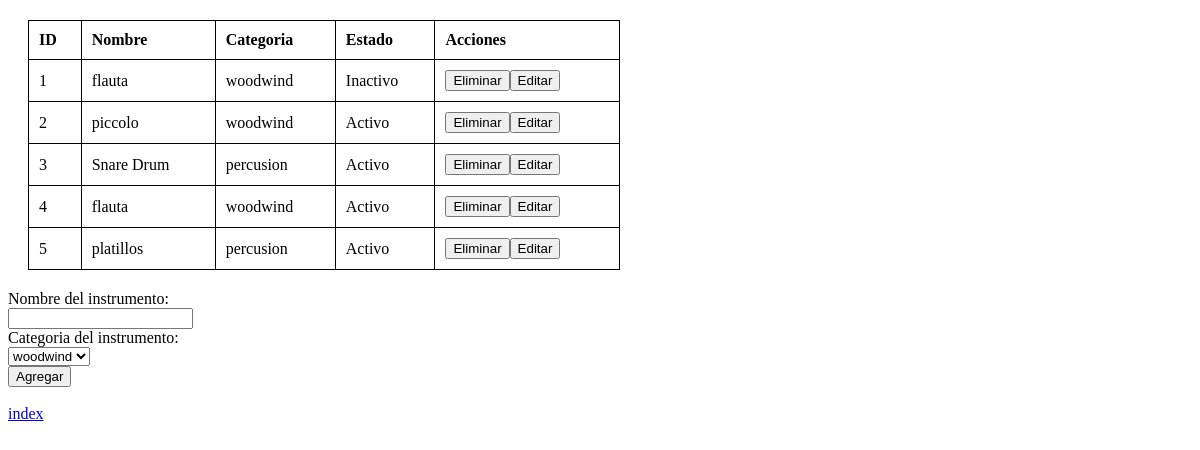
Screenshot of /view/instrumentosView.php with the database file from the repository.
### tables this page shows
CREATE TABLE `tbinstrumentos` (
  `tbinstrumentosid` int(11) NOT NULL,
  `tbinstrumentosnombre` varchar(500) NOT NULL,
  `tbinstrumentoscategoria` varchar(500) NOT NULL,
  `tbinstrumentosestado` tinyint(1) NOT NULL
);

### data/data.php (called while the page is built, shortened)
<?php
class Data
{
    public $server = "172.28.160.86";
    public $user = "root";
    public $password = "";
    public $db = "bdescuelamusica";
    public function __construct()
    {
        $this->conn = new mysqli($this->server, $this->user, $this->password, $this->db);
    }
}
?>

### business/instrumentosBusiness.php (called while the page is built, shortened)
<?php
include '../data/dataInstrumentos.php';
class instrumentosBusiness
{
    private $dataInstrumentos;
    public function __construct()
    {
        $this->dataInstrumentos = new dataInstrumentos();
    }
    public function getInstrumentos()
    {
        return $this->dataInstrumentos->getInstrumentos();
    }
}
?>

### data/dataInstrumentos.php (called while the page is built, shortened)
<?php
include_once 'data.php';
include '../domain/instrumentos.php';
class dataInstrumentos extends Data{
    public function getInstrumentos(){
        $sql = "SELECT * FROM tbinstrumentos";
        $result = $this->conn->query($sql);
        $instrumentos = [];
        while ($row = $result->fetch_assoc()) {
            $instrumento = new Instrumentos($row['tbinstrumentosid'], $row['tbinstrumentosnombre'], $row['tbinstrumentoscategoria'], $row['tbinstrumentosestado']);
            array_push($instrumentos, $instrumento);
        }
        return $instrumentos;
    }
}
?>

### domain/instrumentos.php (called while the page is built, shortened)
<?php
class instrumentos
{
    private $id;
    private $nombre;
    private $categoria;
    private $estado;
    public function __construct($id = "", $nombre = "", $categoria = "", $estado = "")
    {
        $this->id = $id;
        $this->nombre = $nombre;
        $this->categoria = $categoria;
        $this->estado = $estado;
    }
    public function getId()
    {
        return $this->id;
    }
    public function getNombre()
    {
        return $this->nombre;
    }
    public function getCategoria()
    {
        return $this->categoria;
    }
    public function getEstado()
    {
        return $this->estado;
    }
}

### business/categoriaBusiness.php (called while the page is built, shortened)
<?php
include '../data/dataCategoria.php';
class categoriaBusiness
{
    private $dataCategoria;
    public function __construct()
    {
        $this->dataCategoria = new dataCategoria();
    }
    public function getCategorias()
    {
        return $this->dataCategoria->getCategorias();
    }
}
?>

### data/dataCategoria.php (called while the page is built, shortened)
<?php
include_once 'data.php';
include '../domain/categoria.php';
class dataCategoria extends Data{
    public function getCategorias(){
        $sql = "SELECT * FROM tbcategoria";
        $result = $this->conn->query($sql);
        $categorias = [];
        while ($row = $result->fetch_assoc()) {
            $categoria = new Categoria($row['tbcategoriaid'], $row['tbcategorianombre'], $row['tbcategoriaestado']);
            array_push($categorias, $categoria);
        }
        return $categorias;
    }
}
?>

### domain/categoria.php (called while the page is built, shortened)
<?php
class Categoria
{
    public $nombre;
    public $estado;
    public function __construct($id = "", $nombre = "", $estado = "")
    {
        $this->nombre = $nombre;
        $this->estado = $estado;
    }
    public function getNombre()
    {
        return $this->nombre;
    }
    public function getEstado()
    {
        return $this->estado;
    }
}

### view/instrumentosView.php (the view, shortened to what this page needs)
<!DOCTYPE html>
<html lang="en">
<head>
    <link rel="stylesheet" href="/view/css/table.css">
</head>
<body>
    <div>
        <table>
            <thead>
                <th>ID</th>
                <th>Nombre</th>
                <th>Categoria</th>
                <th>Estado</th>
                <th>Acciones</th>
            </thead>
            <tbody>
                <?php
                include '../business/instrumentosBusiness.php';
                $instrumentosBusiness = new instrumentosBusiness();
                $instrumentos = $instrumentosBusiness->getInstrumentos();
                foreach ($instrumentos as $instrumento) {
                    echo "<tr>";
                    echo "<td>" . $instrumento->getId() . "</td>";
                    echo "<td>" . $instrumento->getNombre() . "</td>";
                    echo "<td>" . $instrumento->getCategoria() . "</td>";
                    echo "<td>";
                    if ($instrumento->getEstado() == 1) {
                        echo "Activo";
                    } else {
                        echo "Inactivo";
                    }
                    echo "</td>";
                    echo "<td>";
                    echo "<form method='post' action='../business/instrumentosActions.php' style='display:inline;'>";
                    echo "<input type='submit' value='Eliminar' name='delete'>";
                    echo "</form>";
                    echo "<form method='get' action='instrumentosEdit.php' style='display:inline;'>";
                    echo "<input type='submit' value='Editar' name='edit'>";
                    echo "</form>";
                    echo "</tr>";
                }
                ?>
            </tbody>
        </table>
    </div>
    <div>
        <form id="createInstrumentoForm" method="post" action="../business/instrumentosActions.php">
            <label for="nombreInstrumento">Nombre del instrumento:</label><br>
            <input type="text" id="nombreInstrumento" name="nombreInstrumento" required><br>
            <label for="categoriaInstrumento">Categoria del instrumento:</label><br>
            <select id="categoriaInstrumento" name="categoriaInstrumento" required>
                <?php
               include '../business/categoriaBusiness.php';
               $categoriaBusiness = new categoriaBusiness();
               $categorias = $categoriaBusiness->getCategorias();
                foreach ($categorias as $categoria) {
                    if ($categoria->getEstado() == 1) {
                        echo "<option value='" . $categoria->getNombre() . "'>" . $categoria->getNombre() . "</option>";
                    }
                }
                ?>
            </select><br>
            <input type="submit" value="Agregar" name="create">
        </form>
    </div>
</body>
<br><a href="../index.php">index</a>
</html>

### view/css/table.css (style rules this page uses)
table { border-collapse: collapse; width: 50%; margin: 20px; }
table, th, td { border: 1px solid black; }
th, td { padding: 10px; text-align: left; }

### rows the page displays
tbinstrumentos: tbinstrumentosid "1", tbinstrumentosnombre "flauta", tbinstrumentoscategoria "woodwind", tbinstrumentosestado "Inactivo"
tbinstrumentos: tbinstrumentosid "2", tbinstrumentosnombre "piccolo", tbinstrumentoscategoria "woodwind", tbinstrumentosestado "Activo"
tbinstrumentos: tbinstrumentosid "3", tbinstrumentosnombre "Snare Drum", tbinstrumentoscategoria "percusion", tbinstrumentosestado "Activo"
tbinstrumentos: tbinstrumentosid "4", tbinstrumentosnombre "flauta", tbinstrumentoscategoria "woodwind", tbinstrumentosestado "Activo"
tbinstrumentos: tbinstrumentosid "5", tbinstrumentosnombre "platillos", tbinstrumentoscategoria "percusion", tbinstrumentosestado "Activo"

### other values shown
form field categoriaInstrumento "woodwind"
